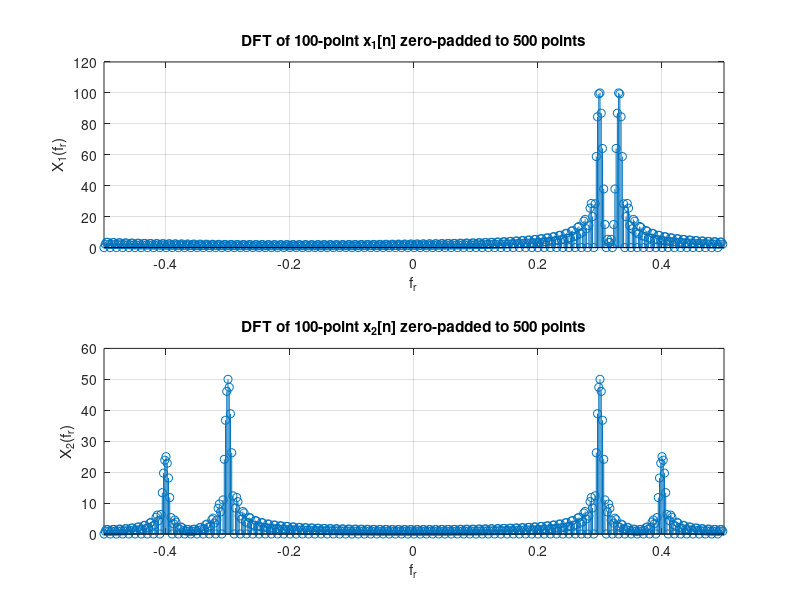

Write MATLAB code to recreate this figure.
% A. Discrete Fourier Transform and zero padding

% A.3

n = 0:99; % 100 samples

% Signal x[1] and x[2]
x1 = (exp(j*2*pi*n*(30/100))) + (exp(j*2*pi*n*(33/100)));
x2 = (cos(2*pi*n*(30/100))) + (0.5*cos(2*pi*n*(40/100)));

% Zero-pad the signals x1[n] and x2[n] with 490 zeros
x1 = [x1,zeros(1,400)];
x2 = [x2,zeros(1,400)];

% Compute Discrete Fourier Transform for both signals
X1 = fft(x1); 
X2 = fft(x2);

N = length(x1); % length(x1) = length(x2) = 500
fr = (0:N-1)/N;

figure;
subplot(2,1,1);
stem(fr-0.5,abs(fftshift(X1)));
grid;
title('DFT of 100-point x_1[n] zero-padded to 500 points');
xlabel('f_r');
ylabel('X_1(f_r)');
axis([-0.5 0.5 0 120]);

subplot(2,1,2);
stem(fr-0.5,abs(fftshift(X2)));
grid;
title('DFT of 100-point x_2[n] zero-padded to 500 points');
xlabel('f_r');
ylabel('X_2(f_r)');
axis([-0.5 0.5 0 60]);

% Using 100 samples and zero padding to 500 points, the spectrum 
% is significantly improved as each frequency component of both signal 
% can be separately identified and it indicates a clearer picture of
% the data compared to the plots with 10 samples.